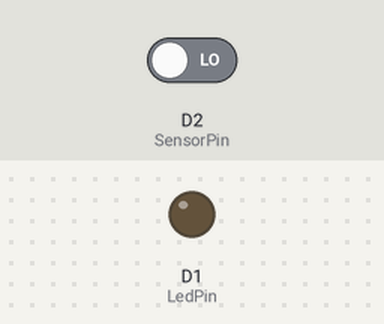
A sketch run on a simulated ESP8266 (NodeMCU). On the bench: output pins drawn as LEDs (lit = HIGH). The inputs (shaded band) are chosen by the test bench; at power-on: D2 (SensorPin) LOW. WiFi joins after 1.5 s; servers stay silent unless stated; uploads are accepted with an empty reply; what the sketch prints to the serial monitor is not drawn.

Above: at 2.7 s.
2.8 s: D2 (SensorPin) driven HIGH
At 7.6 s:
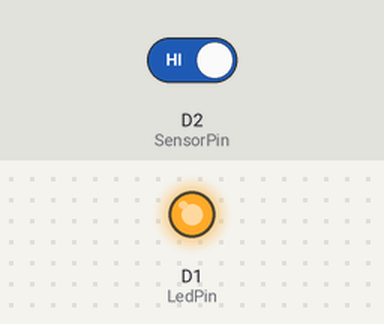
10.5 s: D2 (SensorPin) driven LOW
At 12.5 s:
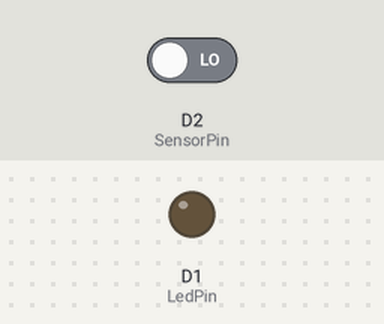
Timing chart, 0 to 14.0 s (numbered marks = the images above; inputs shaded):
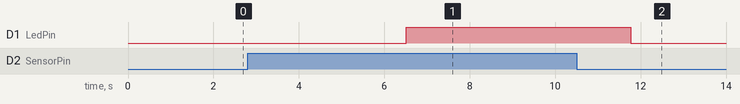

The sketch:

Final-Arduino.ino
```cpp
/* RGB module project code
   tutorial url: http://osoyoo.com/?p=549
*/
#include <ESP8266WiFi.h>

const char* ssid     = "<enter hotspot username>";
const char* password = "<enter hotspot password>";

const char* host = "<enter hostname>";

const int LedPin = D1;
const int SensorPin = D2;
int inputVal;

void setup()
{
  Serial.begin(115200);
  delay(10);
  pinMode(LedPin, OUTPUT);
  pinMode (SensorPin, INPUT);

  Serial.println();
  Serial.println();
  Serial.print("Connecting to ");
  Serial.println(ssid);

   WiFi.begin(ssid, password);

  while (WiFi.status() != WL_CONNECTED) {
    delay(500);
    Serial.print(".");
  }
  Serial.println("");
  Serial.println("WiFi connected");
  Serial.println("IP address: ");
  Serial.println(WiFi.localIP());
}

int value = 0;
void loop()
{
    delay(5000);
  ++value;
  inputVal = digitalRead(SensorPin);
  if (inputVal == HIGH)
  {
    digitalWrite(LedPin, HIGH); //if no magnetic field is detected, D9 LED is off
  }
  else
  {
    digitalWrite(LedPin, LOW); //if magnetic field is detected, D9 LED turns on
  }
  WiFiClient client;
  const int httpPort = 8080;
  if (!client.connect(host, httpPort)) {
    Serial.println("connection failed");
    return;
  }

  String url = "/addFinalData";

  url += "?value=";

  url += inputVal;

  Serial.print("Requesting URL: ");
  Serial.println(url);

  // This will send the request to the server
  client.print(String("GET ") + url + " HTTP/1.1\r\n" +
               "Host: " + host + "\r\n" +
               "Connection: close\r\n\r\n");
  unsigned long timeout = millis();
  while (client.available() == 0) {
    if (millis() - timeout > 5000) {
      Serial.println(">>> Client Timeout !");
      client.stop();
      return;
    }
  }

  Serial.println();
  Serial.println("Closing connection");
}
```

Measured:
- after the input at 2.8 s, D1 (LedPin): LOW → HIGH after 3.7 s
- after the input at 10.5 s, D1 (LedPin): HIGH → LOW after 1.3 s
